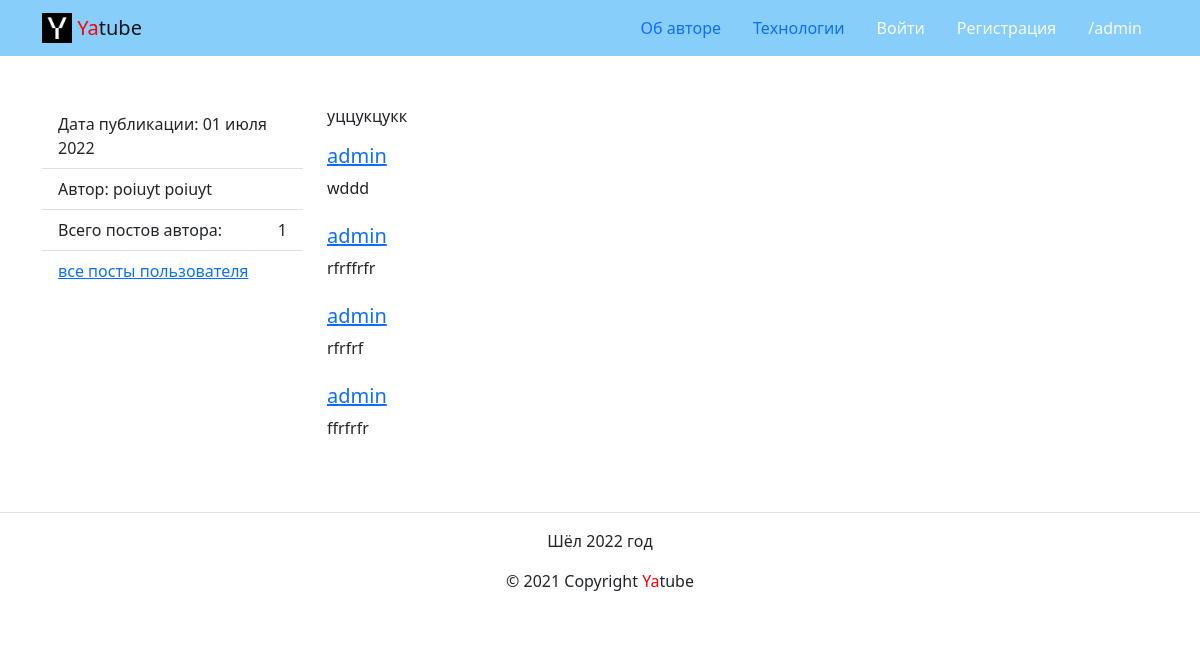
Page /posts/156/ on the committed database.
### posts/models.py (models this page shows, shortened)
class Post(models.Model):
    text = models.TextField(
        verbose_name="Текст",
        help_text="Текст нового поста",
    )
    pub_date = models.DateTimeField(
        auto_now_add=True,
        verbose_name="Дата публикации"
    )
    author = models.ForeignKey(
        User,
        on_delete=models.CASCADE,
        related_name='posts',
        verbose_name="Автор"
    )
    group = models.ForeignKey(
        Group,
        blank=True,
        null=True,
        on_delete=models.SET_NULL,
        related_name='posts',
        verbose_name="Группа",
        help_text="Группа, к которой будет относиться пост",
    )
    image = models.ImageField(
        'Картинка',
        upload_to='posts/',
        blank=True,
    )
    class Meta:
        ordering = ['-pub_date']
        verbose_name_plural = "Посты"

class Comment(models.Model):
    post = models.ForeignKey(
        Post,
        on_delete=models.CASCADE,
        related_name='comments',
        verbose_name="Комментарий",
    )
    author = models.ForeignKey(
        User,
        on_delete=models.CASCADE,
        related_name='comments',
        verbose_name="Автор"
    )
    text = models.TextField(
        verbose_name="Текст",
        help_text="Текст комментария",
    )
    created = models.DateTimeField(
        auto_now_add=True,
        verbose_name="Дата и время публикации"
    )
    class Meta:
        ordering = ['-created']
        verbose_name_plural = "Комметарии"

### posts/views.py (the view)
# urls.py: path('posts/<int:post_id>/', views.post_detail, name='post_detail'),
def post_detail(request, post_id):
    post = get_object_or_404(
        Post.objects.select_related('author'), id=post_id)
    posts_count = post.author.posts.count()
    comments = post.comments.all()
    context = {
        'post': post,
        'posts_count': posts_count,
        'form': CommentForm(),
        'comments': comments,
    }
    return render(request, 'posts/post_detail.html', context)

### core/context_processors/year.py (called while the page is built)
def get_year(request):
    return {
        'year': timezone.now().year
    }

### templates/posts/post_detail.html (shortened to what this page needs)
{% extends 'base.html' %}
{% load thumbnail %}
{% block content %}
<div class="container py-5">
  <div class="row">
    <aside class="col-12 col-md-3">
      <ul class="list-group list-group-flush">
        <li class="list-group-item">
          Дата публикации: {{ post.pub_date|date:"d E Y" }}
        </li>
          <li class="list-group-item">
            Автор: {{ post.author.get_full_name }}
          </li>
          <li class="list-group-item d-flex justify-content-between   align-items-center">
          Всего постов автора:  <span > {{ posts_count }} </span>
        </li>
        <li class="list-group-item">
          <a href="{% url 'posts:profile' post.author %}">
            все посты пользователя
          </a>
        </li>
      </ul>
    </aside>
    <article class="col-12 col-md-9">
      <p>
        {{ post.text }}
      </p>
      {% include 'includes/comment.html' %}
    </article>
  </div>
</div>
{% endblock %}

### templates/includes/comment.html (shortened to what this page needs)
{% load user_filters %}
{% for comment in comments %}
  <div class="media mb-4">
    <div class="media-body">
      <h5 class="mt-0">
        <a href="{% url 'posts:profile' comment.author.username %}">
          {{ comment.author.username }}
        </a>
      </h5>
        <p>
         {{ comment.text }}
        </p>
      </div>
    </div>
{% endfor %}

### rows in the picture
Post: pub_date "01 июля 2022", author.get_full_name "poiuyt poiuyt", text "уццукцукк"
Comment: author.username "admin", text "wddd"
Comment: author.username "admin", text "rfrffrfr"
Comment: author.username "admin", text "rfrfrf"
Comment: author.username "admin", text "ffrfrfr"

### other values in the picture
{{ posts_count }} "1"
